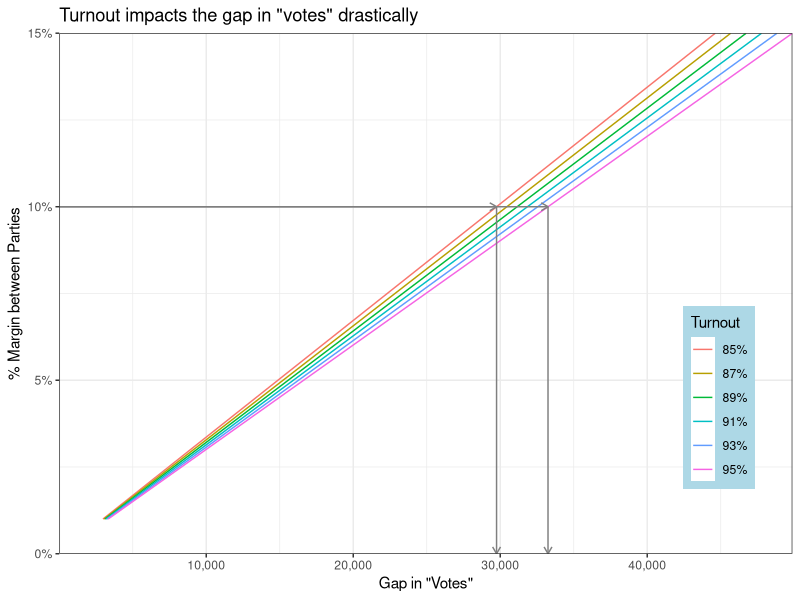

This chart was generated by the following R code:
## ---- chunk 1
knitr::opts_chunk$set(echo = TRUE)
## ---- chunk 2
library(tidyverse)

tbl <- tibble(population = 350000,
       turnout = seq(0.85, 0.95, by = 0.02),
       turnout_pop = population * turnout) %>% 
  crossing(margin = seq(0.01, 0.151, by = 0.01)) %>% 
  mutate(gap = turnout_pop * margin,
         perc = paste0(turnout*100, '%'))

p = ggplot(tbl, aes(x = gap, y = margin, col = perc))+
  geom_line()+ 
  #scale_x_continuous(trans='log10', labels = scales::comma)+ 
  scale_x_continuous(labels = scales::comma, expand = c(0, NA))+ 
  scale_y_continuous(labels = scales::percent, expand = c(0, 0))+
  theme_bw()+
  theme(legend.position = c(0.9, 0.3), 
        legend.background = element_rect(fill="lightblue", 
                                         size=0.5, linetype="solid"))+
  labs(color = 'Turnout',
       title = 'Turnout impacts the gap in "votes" drastically')+
  ylab('% Margin between Parties')+
  xlab('Gap in "Votes"')
  

p + annotate("segment", x = 1, xend = 29750, y = 0.1, yend = 0.1,
           colour = "grey50", arrow = arrow(length = unit(2, "mm")))+
  annotate("segment", x = 29750, xend = 29750, y = 0.1, yend = 0,
           colour = "grey50", arrow = arrow(length = unit(2, "mm")))+
  annotate("segment", x = 1, xend = 33250, y = 0.1, yend = 0.1,
           colour = "grey50", arrow = arrow(length = unit(2, "mm")))+
  annotate("segment", x = 33250, xend = 33250, y = 0.1, yend = 0,
           colour = "grey50", arrow = arrow(length = unit(2, "mm")))
